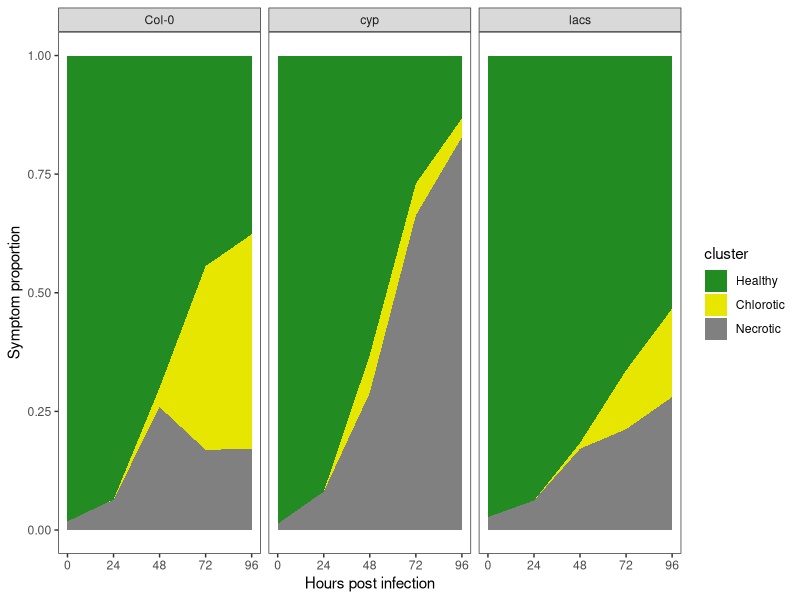
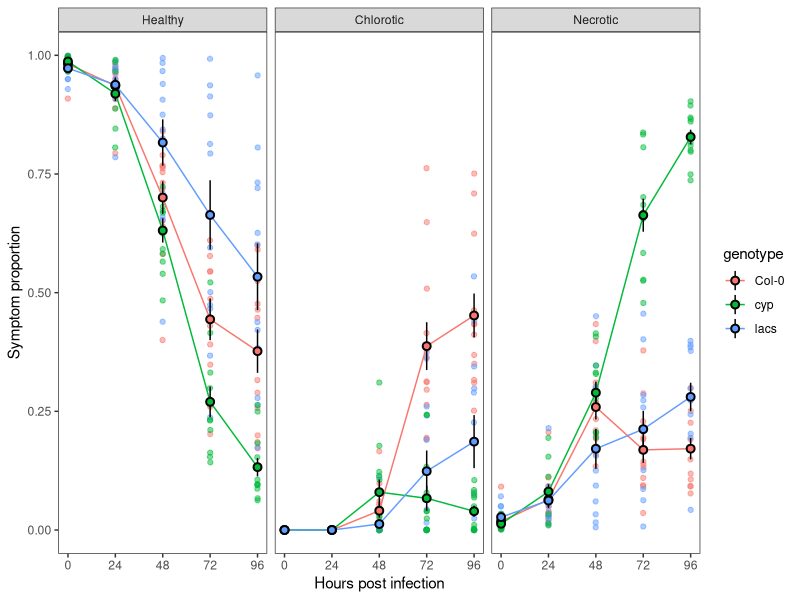

Generate these figures, in order, with R:
#use library function to call the packages
library(tidyverse)
library(readxl)
library(broom)

#set wd
setwd("your_path/rgb") # use your own path

#import data
df10 = read_csv("bc007_rgb_curated.csv")

#relevel genotypes
df10$genotype = factor(df10$genotype, levels = c("Col-0", "cyp", "lacs"))

#Rename clusters
df10$cluster = factor(df10$cluster, levels = c("Healthy", "Chlorotic", "Necrotic"))

#explore data
pal = c("#228b22", "#e6e600", "#808080") #color palette

pstack =
  df10 %>%
  ggplot(aes(x = hpi, y = size, fill = cluster)) +
  scale_fill_manual(values = pal)+
  scale_x_continuous(breaks = c(0, 24, 48, 72, 96))+
  stat_summary(fun.y = mean, geom = "area", position = "fill")+
  facet_wrap(~genotype)+
  theme_bw()+
  theme(panel.grid.major = element_blank(),
        panel.grid.minor = element_blank())+
  labs(x='Hours post infection', y='Symptom proportion')

pcourse =
  df10 %>%
  ggplot(aes(x = hpi, y = size, fill = genotype, color = genotype)) +
  scale_x_continuous(breaks = c(0, 24, 48, 72, 96))+
  geom_jitter(width = 0.1, alpha = .5)+
  stat_summary(fun.y = mean, geom = "line")+
  stat_summary(fun.data = mean_se, geom = "pointrange", shape = 21, color = "black")+
  facet_wrap(~cluster)+
  theme_bw()+
  theme(panel.grid.major = element_blank(),
        panel.grid.minor = element_blank())+
  labs(x='Hours post infection', y='Symptom proportion')

#Export plots
cairo_pdf('rgb_stack.pdf', width = 6.5, height = 2.5)
pstack
dev.off()

cairo_pdf('rgb_course.pdf', width = 6.5, height = 2.5)
pcourse
dev.off()

